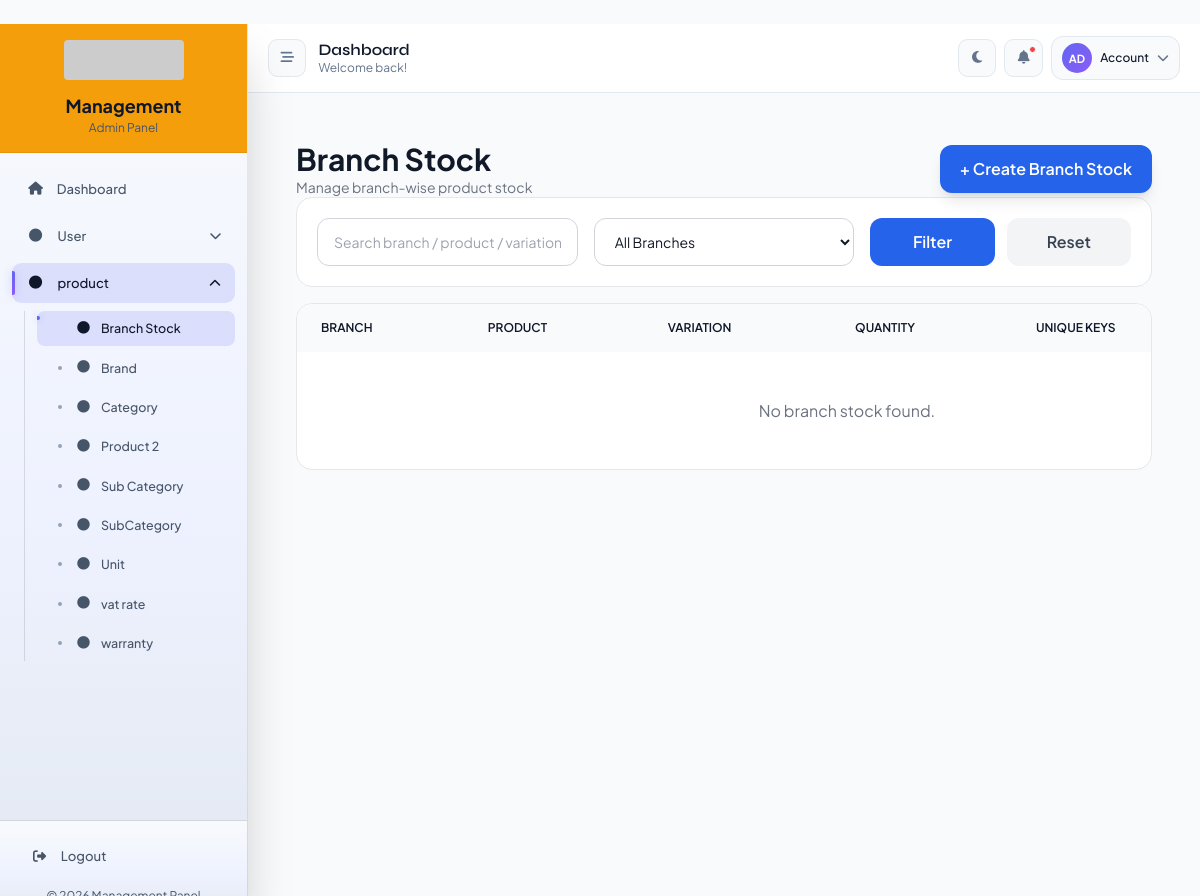
Screenshot of /product/branch-stocks/ (signed in) with the database file from the repository.
### user/models.py (models this page shows, shortened)
class Menu(Common):
    name = models.CharField(max_length=100, verbose_name="Menu Name")
    icon = models.CharField(
        max_length=50,
        default="fas fa-circle",
        verbose_name="Font Awesome Icon",
        help_text="e.g. fas fa-users",
    )
    url = models.CharField(
        max_length=255,
        verbose_name="URL or URL Name",
        help_text="Example: user:user_list or /user/users/",
    )
    order = models.IntegerField(default=0, verbose_name="Display Order")
    is_active = models.BooleanField(default=True, verbose_name="Active")
    description = models.TextField(blank=True, null=True, verbose_name="Description")
    parent = models.ForeignKey(
        "self",
        null=True,
        blank=True,
        on_delete=models.CASCADE,
        related_name="submenus",
        verbose_name="Parent Menu",
    )
    permissions = models.ManyToManyField(
        Permission,
        blank=True,
        related_name="sidebar_menus",
        verbose_name="Required permissions",
        help_text="Leave empty if every authenticated user with this menu can open it.",
    )
    history = HistoricalRecords()
    class Meta:
        ordering = ["order", "name"]
        unique_together = [["name", "parent"]]
        verbose_name = "Menu"
        verbose_name_plural = "Menus"
    def get_resolved_url(self):
        raw = (self.url or "").strip()
        if not raw:
            return ""
        if raw.startswith("/"):
            return raw
        try:
            return reverse(raw)
        except NoReverseMatch:
            return ""

### product/views.py (the view)
# urls.py: path("branch-stocks/", BranchStockListView.as_view(), name="branch_stock_list"),
class BranchStockListView(LoginRequiredMixin, HtmxListMixin, ListView):
    model = BranchProductStock
    template_name = "products/branch_stock_list.html"
    partial_template_name = "products/partials/branch_stock_list_content.html"
    context_object_name = "stocks"
    paginate_by = 20
    def get_queryset(self):
        qs = BranchProductStock.objects.select_related(
            "stock_branch",
            "product_name",
            "product_variation",
        ).prefetch_related("unickkey").order_by("-id")
        scope = get_user_scope(self.request.user)
        allowed_branch_ids = list(scope["branches"].values_list("id", flat=True))
        if not is_global_user(self.request.user):
            if allowed_branch_ids:
                qs = qs.filter(stock_branch_id__in=allowed_branch_ids)
            else:
                qs = qs.none()
        search = self.request.GET.get("search", "").strip()
        branch_id = self.request.GET.get("branch", "").strip()
        if search:
            qs = qs.filter(
                Q(stock_branch__name__icontains=search) |
                Q(product_name__name__icontains=search) |
                Q(product_variation__name__icontains=search)
            )
        if branch_id:
            qs = qs.filter(stock_branch_id=branch_id)
        return qs.distinct()
    def get_context_data(self, **kwargs):
        context = super().get_context_data(**kwargs)
        context["branches"] = get_user_scope(self.request.user)["branches"].order_by("name")
        context["selected_search"] = self.request.GET.get("search", "").strip()
        context["selected_branch"] = self.request.GET.get("branch", "").strip()
        return context

### product/views.py (called while the page is built)
    def get_template_names(self):
        if self.request.headers.get("HX-Request") == "true" and self.partial_template_name:
            return [self.partial_template_name]
        return [self.template_name]

### user/context_processors.py (called while the page is built)
def sidebar_menu_context(request):
    return {
        "sidebar_menus": get_sidebar_menus_for_user(request.user)
    }

### user/scope.py (called while the page is built, shortened)
def is_global_user(user):
    return bool(
        user
        and user.is_authenticated
        and (user.is_superuser or getattr(user, "is_admin", False))
    )

def get_user_scope(user):
    branches = Branch.objects.all().order_by("name")
    areas = Area.objects.select_related("parent_branch").all().order_by("name")
    customer_groups = CustomerGroup.objects.select_related("branch", "area").all().order_by("name")
    if not user or not user.is_authenticated:
        return {
            "branches": Branch.objects.none(),
            "areas": Area.objects.none(),
            "customer_groups": CustomerGroup.objects.none(),
        }
    if is_global_user(user):
        return {
            "branches": branches.distinct(),
            "areas": areas.distinct(),
            "customer_groups": customer_groups.distinct(),
        }

### user/utils.py (called while the page is built, shortened)
def get_sidebar_menus_for_user(user):
    if not user.is_authenticated:
        return []
    if getattr(user, "is_superuser", False) or getattr(user, "is_admin", False):
        allowed_menus = (
            Menu.objects.filter(is_active=True)
            .select_related("parent")
            .prefetch_related("permissions")
            .order_by("order", "name")
        )
    parents = []
    children_map = OrderedDict()
    for menu in allowed_menus:
        if menu.parent_id:
            children_map.setdefault(menu.parent_id, [])
            children_map[menu.parent_id].append(menu)
        else:
            parents.append(menu)
    sidebar_menus = []
    for parent in parents:
        sidebar_menus.append({
            "menu": parent,
            "children": children_map.get(parent.id, []),
        })
    return sidebar_menus

### templates/products/branch_stock_list.html
{% extends "base.html" %}
{% block app_prefix %}/product{% endblock %}
{% block content %}
    {% include "products/partials/branch_stock_list_content.html" %}
{% endblock %}

### templates/common/sidebar.html (shortened to what this page needs)
{% load static %}
<aside id="sidebar"
    class="fixed md:relative inset-y-0 left-0 z-50 flex h-screen flex-col transform -translate-x-full md:translate-x-0 shadow-2xl transition-all duration-300 sidebar-open">
    <div class="top-logo-area p-4 relative z-10 border-b">
        <div class="logo-wrap flex flex-col items-center gap-3">
            <div class="brand-logo-box shrink-0">
                <img src="https://dummyimage.com/120x40/f59e0b/ffffff&text=Logo"
                     alt="Logo"
                     class="h-10 w-auto rounded">
            </div>
            <div class="text-center">
                <h1 class="brand-title text-lg font-bold">Management</h1>
                <p class="brand-subtitle text-xs">Admin Panel</p>
            </div>
        </div>
    </div>
        <nav id="sidebarNav"
            class="sidebar-nav flex-1 overflow-y-auto px-3 py-4 space-y-2">
        {% url 'dashboard' as dashboard_url %}
        <a href="{{ dashboard_url }}"
           data-href="{{ dashboard_url }}"
           class="sidebar-link menu-item flex items-center gap-3 px-4 py-3 rounded-xl text-sm font-medium transition-all duration-200 {% if request.path == dashboard_url %}active{% endif %}">
            <i class="fas fa-home w-5 text-center shrink-0"></i>
            <span class="sidebar-text">Dashboard</span>
        </a>
        {% for item in sidebar_menus %}
            {% with menu=item.menu children=item.children menu_url=menu.get_resolved_url %}
                {% if children %}
                    <div class="sidebar-group" data-dropdown>
                        <button type="button"
                                class="dropdown-trigger menu-item w-full flex items-center justify-between gap-3 px-4 py-3 rounded-xl text-sm font-medium transition-all duration-200 text-left relative">
                            <div class="flex items-center gap-3 min-w-0">
                                {% if menu.icon %}
                                    <i class="{{ menu.icon }} main-icon w-5 text-center shrink-0"></i>
                                {% else %}
                                    <i class="fas fa-circle main-icon w-5 text-center text-xs shrink-0"></i>
                                {% endif %}
                                <span class="sidebar-text truncate">{{ menu.name }}</span>
                            </div>
                            <i class="chevron sidebar-chevron fas fa-chevron-down text-xs transition-transform duration-300 shrink-0"></i>
                        </button>
                        <div class="dropdown-menu sidebar-submenu hidden mt-2 ml-3 space-y-1 pl-3">
                            {% for child in children %}
                                {% with child_url=child.get_resolved_url %}
                                    {% if child_url %}
                                        <a href="{{ child_url }}"
                                           data-href="{{ child_url }}"
                                           class="sidebar-child-link flex items-center gap-3 px-4 py-2.5 rounded-lg text-sm transition-all duration-200 {% if request.path == child_url %}active{% endif %}">
                                            {% if child.icon %}
                                                <i class="{{ child.icon }} w-4 text-center shrink-0"></i>
                                            {% else %}
                                                <i class="fas fa-angle-right w-4 text-center shrink-0"></i>
                                            {% endif %}
                                            <span class="sidebar-text">{{ child.name }}</span>
                                        </a>
                                    {% endif %}
                                {% endwith %}
                            {% endfor %}
                        </div>
                    </div>
                {% endif %}
            {% endwith %}
        {% endfor %}
    </nav>
    <div class="sidebar-footer p-4 border-t space-y-3">
        {% url 'user:logout' as logout_url %}
        <a href="{{ logout_url }}"
           class="sidebar-link menu-item flex items-center gap-3 px-4 py-3 rounded-xl text-sm font-medium transition-all duration-200 text-red-600 hover:bg-red-50 dark:text-red-400 dark:hover:bg-red-900/20">
            <i class="fas fa-sign-out-alt w-5 text-center shrink-0"></i>
            <span class="sidebar-text">Logout</span>
        </a>
        <div class="sidebar-footer-text text-xs text-center">
        </div>
    </div>
</aside>

### static/css/navbar.css (style rules this page uses)
:root { --sidebar-bg: linear-gradient(180deg, #f8fafc 0%, #eef2ff 55%, #e2e8f0 100%); --sidebar-top-bg: #f59e0b; --sidebar-border: rgba(15, 23, 42, 0.08); --sidebar-text: #0f172a; --sidebar-muted: #475569; --sidebar-hover: rgba(99, 102, 241, 0.10); --sidebar-active: rgba(99, 102, 241, 0.16); --sidebar-submenu-border: rgba(15, 23, 42, 0.12); --sidebar-dot: #94a3b8; --accent: #6366f1; --accent-glow: rgba(99, 102, 241, 0.35); --accent-soft: rgba(99, 102, 241, 0.1); --text-muted: #64748b; --surface: #ffffff; --surface-alt: #f8fafc; --border: #e2e8f0; --text-main: #0f172a; color-scheme: light; }
* { box-sizing: border-box; }
html, body { height: 100%; margin: 0; }
body { font-family: 'Plus Jakarta Sans', sans-serif; background: var(--surface-alt); color: var(--text-main); overflow: hidden; }
#sidebar { background: var(--sidebar-bg); color: var(--sidebar-text); border-right: 1px solid var(--sidebar-border); transition: width 0.3s cubic-bezier(.4,0,.2,1), min-width 0.3s cubic-bezier(.4,0,.2,1), transform 0.3s ease; flex-shrink: 0; overflow: hidden; }
.sidebar-open, .sidebar-open:hover { width: 15.5rem; min-width: 15.5rem; }
.top-logo-area { background: var(--sidebar-top-bg); border-color: var(--sidebar-border); }
.brand-title { color: var(--sidebar-text); }
.brand-subtitle, .sidebar-footer-text { color: var(--sidebar-muted); }
.sidebar-nav { min-height: 0; }
.sidebar-footer { background: var(--sidebar-bg); border-color: var(--sidebar-border); flex-shrink: 0; }
.menu-item, .dropdown-trigger { display: flex; align-items: center; gap: 0.7rem; padding: 0.6rem 0.85rem; border-radius: 0.6rem; color: var(--sidebar-muted); font-size: 0.82rem; font-weight: 500; cursor: pointer; position: relative; transition: all 0.2s ease; white-space: nowrap; }
.menu-item.active, .sidebar-child-link.active, .dropdown-trigger.active { background: var(--sidebar-active); color: var(--sidebar-text); }
.menu-item.active::before, .sidebar-child-link.active::before, .dropdown-trigger.active::before { content: ''; position: absolute; left: 0; top: 20%; bottom: 20%; width: 3px; background: linear-gradient(to bottom, #6366f1, #8b5cf6); border-radius: 0 2px 2px 0; box-shadow: 0 0 8px var(--accent-glow); }
.dropdown-menu { overflow: hidden; animation: slideDown 0.2s ease; border-left: 1px solid var(--sidebar-submenu-border); }
.sidebar-child-link { display: flex; align-items: center; gap: 0.6rem; padding: 0.48rem 0.85rem 0.48rem 2.4rem; border-radius: 0.5rem; color: var(--sidebar-muted); font-size: 0.78rem; font-weight: 500; cursor: pointer; position: relative; transition: all 0.2s ease; }
.sidebar-child-link::before { content: ''; position: absolute; left: 1.3rem; top: 50%; transform: translateY(-50%); width: 4px; height: 4px; border-radius: 50%; background: var(--sidebar-dot); }
.sidebar-child-link:hover::before, .sidebar-child-link.active::before { background: #6366f1; box-shadow: 0 0 6px var(--accent-glow); }

### rows the page displays
Menu: menu.name "User"
Menu: menu.name "product"
Menu: name "Branch Stock"
Menu: name "Brand"
Menu: name "Category"
Menu: name "Product 2"
Menu: name "Sub Category"
Menu: name "SubCategory"
Menu: name "Unit"
Menu: name "vat rate"
Menu: name "warranty"
